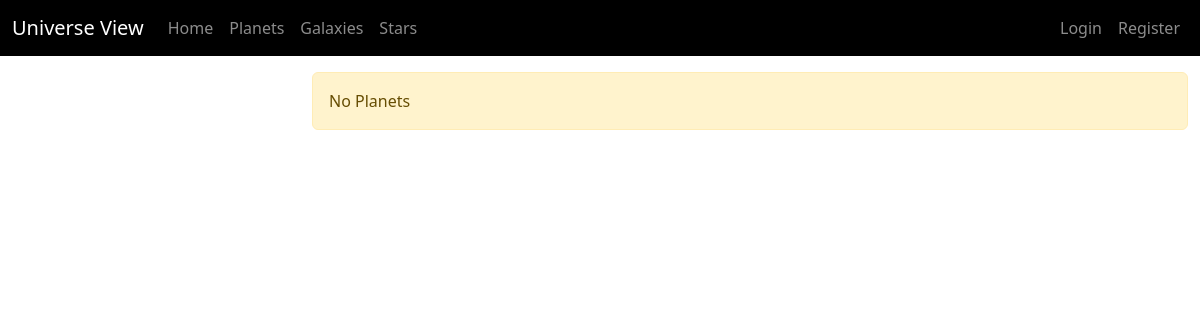
The page /stars on the database as committed earlier.
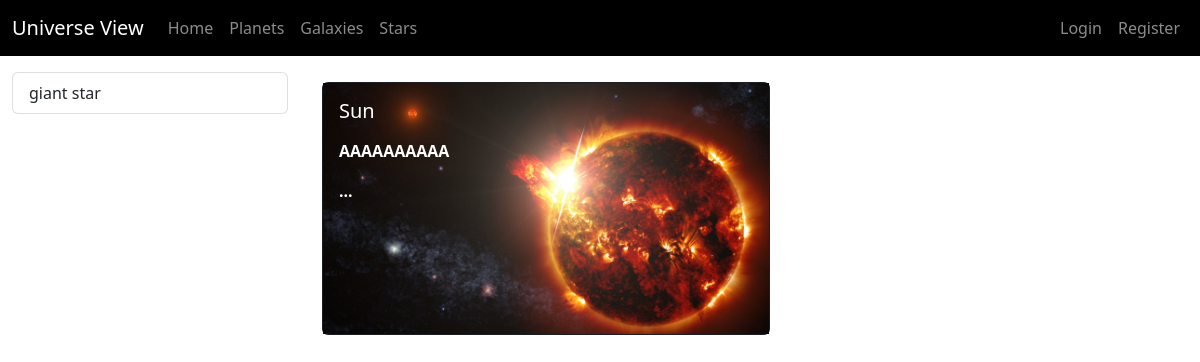
The same page on the database as committed later.
### blog/models.py (models this page shows, shortened)
class Category(models.Model):
    name = models.CharField(max_length=50)
    slug = models.SlugField(null= False,blank = True,unique=True,db_index=True, editable= False)
    type = models.ForeignKey(Type,null=True, on_delete=models.CASCADE)

class Blog(models.Model):
    name = models.CharField(max_length=100)
    image = models.ImageField(upload_to="blogs")
    description = RichTextField()
    is_active = models.BooleanField(default=False)
    is_home = models.BooleanField(default=False)
    slug = models.SlugField(null= False,blank = True,unique=True,db_index=True, editable= False)
    category = models.ForeignKey(Category,null= True, on_delete=models.CASCADE)
    type = models.ForeignKey(Type,null= True, on_delete=models.CASCADE)

### blog/views.py (the view)
# urls.py: path("stars", views.stars, name="stars"),
def stars(request):
    context = {
        "blogs" : Blog.objects.filter(type = 5  ),
        "categories" : Category.objects.filter(type = 5),
    }
    return render(request, "blog/stars.html",context)

### blog/templates/blog/stars.html (shortened to what this page needs)
{% extends 'base.html' %}
{% load static %}
{% block css_files %}
    <link rel = "stylesheet" href= "{% static 'blog/css/blogsStyle.css' %}">
{% endblock %}
{% block content %}
<div class="container-fluid">
    <div class = "row">
        <div class = "col-3 mt-3">
            <div class="list-group">
                {% for category  in categories %}
                     {% if category.slug == selected_category  %}
                            <a class="list-group-item list-group-item-action active" href="{% url 'categories' category.slug %}">{{category.name}}</a>
                    {% else %}
                            <a class="list-group-item list-group-item-action" href="{% url 'categories' category.slug %}">{{category.name}}</a>
                    {% endif %}
                {% endfor %}
            </div>
        </div>
        <div class = "col-9 mt-3">
                {% if blogs|length > 0 %}
                <div class = "grid-container">
                    {% for blog in blogs %}
                    {% if blog.is_active %}
                        {% include 'blog/partials/card.html' %}
                </div>
                    {% endif %}
                    {% endfor %}
                {% else %}
                    <div class = "alert alert-warning">
                        No Planets
                    </div>
                {% endif %}
        </div>
    </div>
</div>
{% endblock %}

### blog/templates/blog/partials/card.html
{% load static %}
<div class = "grid-item">
    <a class="list-group-item list-group-item-action" href="{% url 'blog_details' blog.slug %}">
        <div class="card text-bg-dark" style="width: 28rem;" >
            <img src="{{ blog.image.url }}"  class="img-fluid" alt="" >
            <div class="card-img-overlay">
                <h5 class="card-title">
                    {{ blog.name|title }}
                </h5>
                <p class="card-text">{{blog.description|slice:"0:256"|safe}}...</p>
        </div>
    </a>
</div>

Rows that differ between the two databases and show on the page:
added Category: name "giant star"
added Blog: image (picture), name "Sun", description "AAAAAAAAAA"
Other text that changed with them:
text no longer shown: "No Planets"
